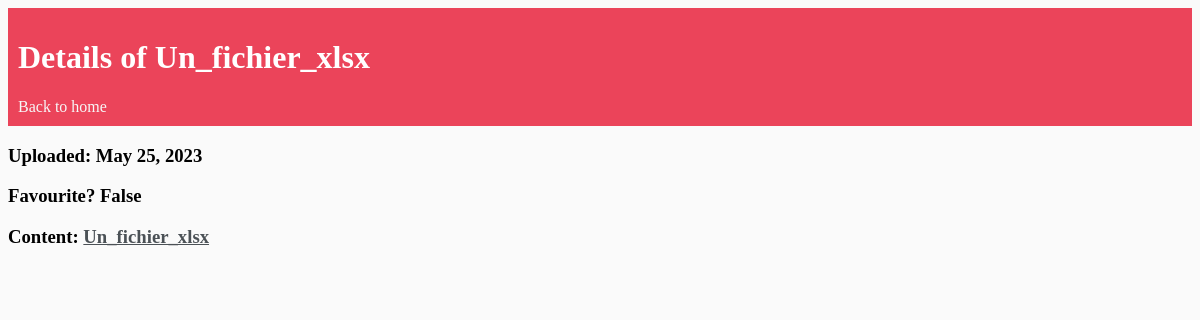
Screenshot of /fichier/4 (signed in) with the database file from the repository.
### basefinale/models.py (models this page shows)
class Fichier(models.Model):
    user = models.ForeignKey(User, on_delete=models.CASCADE)
    title = models.CharField(unique=True,max_length=200)
    favourite = models.BooleanField()
    upload_date = models.DateField(auto_now_add=True)
    content = models.FileField(upload_to='public', null=True)
    company = models.ForeignKey("Entreprise", on_delete=models.CASCADE)
    def __str__(self):
            return self.title

### basefinale/views.py (the view)
# urls.py: path('fichier/<int:pk>', FileDetail.as_view(), name='fichier'),
class FileDetail(LoginRequiredMixin, DetailView):
    model = Fichier
    context_object_name = 'file'

### basefinale/templates/basefinale/fichier_detail.html
{% extends 'basefinale/main.html' %}
{% block content %}
<div class="header-bar">
    <div>
        <h1>Details of {{file}}</h1>
    </div>
    <a href="{% url 'files' %}">Back to home</a>
</div>
<h3>Uploaded: {{file.upload_date}}</h3>
<h3>Favourite? {{file.favourite}}</h3>
<h3>Content: <a href="http://127.0.0.1:8000/media/{{file.content}}">{{file.title}}</a></h3>
{% endblock content %}

### basefinale/templates/basefinale/main.html (style rules this page uses)
body { background-color: #fafafa; font-family: Calibri; //padding-top: 0; }
h1, h2, h3, h4, h5, h6, { font-family: Calibri; }
a, p { color: #4b5156 }
.header-bar { //display: flex; justify-content: space-between; color: #fff; padding: 10px; //border-radius: 5px 5px 0 0; //background-color: linear-gradient(90deg, #EEA390 0%, #EB796F 43%, #EB796F 100%); background-color: #eb445a; }
.header-bar a { color: rgb(247, 247, 247); text-decoration: none; }

### rows the page displays
Fichier: title "Un_fichier_xlsx", upload_date "May 25, 2023", favourite "False"
